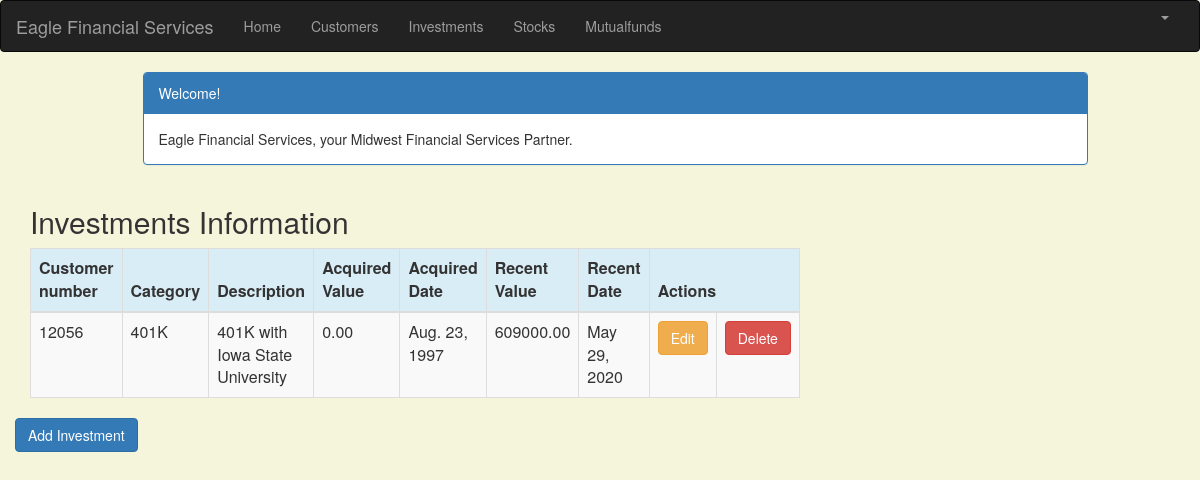
Page /investment_list (signed in) on the committed database.
### portfolio/models.py (models this page shows, shortened)
class Investment(models.Model):
    customer = models.ForeignKey(Customer, on_delete=models.CASCADE, related_name='investments')
    category = models.CharField(max_length=50)
    description = models.CharField(max_length=200)
    acquired_value = models.DecimalField(max_digits=10, decimal_places=2)
    acquired_date = models.DateField(default=timezone.now)
    recent_value = models.DecimalField(max_digits=10, decimal_places=2)
    recent_date = models.DateField(default=timezone.now, blank=True, null=True)

class Customer(models.Model):
    name = models.CharField(max_length=50)
    address = models.CharField(max_length=200)
    cust_number = models.IntegerField(blank=False, null=False)
    city = models.CharField(max_length=50)
    state = models.CharField(max_length=50)
    zipcode = models.CharField(max_length=10)
    email = models.EmailField(max_length=200)
    cell_phone = models.CharField(max_length=50)
    created_date = models.DateTimeField(
        default=timezone.now)
    updated_date = models.DateTimeField(auto_now_add=True)
    def __str__(self):
        return str(self.cust_number)

### portfolio/views.py (the view)
# urls.py: path('investment_list', views.investment_list, name='investment_list'),
@login_required
def investment_list(request):
   investments = Investment.objects.filter(recent_date__lte=timezone.now())
   return render(request, 'portfolio/investment_list.html', {'investments': investments})

### portfolio/templates/portfolio/investment_list.html (shortened to what this page needs)
{% extends 'portfolio/base.html' %}
{% block content %}
<html>
  <head>
    <link
      rel="stylesheet"
      href="https://maxcdn.bootstrapcdn.com/bootstrap/3.3.4/css/bootstrap.min.css"
    />
  </head>
  <body>
    <div class="container">
      <div class="row">
        <div class="col-md-10 col-md-offset-1">
          <div class="panel panel-primary">
            <div class="panel-heading">Welcome!</div>
            <div class="panel-body">
              Eagle Financial Services, your Midwest Financial Services Partner.
            </div>
          </div>
        </div>
      </div>
    </div>
    <div class="row">
      <h2 style="padding-left: 15px">Investments Information</h2>
    </div>
    <div>
      <table class="table table-striped table-bordered table-hover">
        <thead>
          <tr class="bg-info">
            <th>Customer number</th>
            <th>Category</th>
            <th>Description</th>
            <th>Acquired Value</th>
            <th>Acquired Date</th>
            <th>Recent Value</th>
            <th>Recent Date</th>
            <th colspan="3">Actions</th>
          </tr>
        </thead>
        <tbody>
          {% for investment in investments %}
          <tr>
            <td>{{ investment.customer }}</td>
            <td>{{ investment.category }}</td>
            <td>{{ investment.description }}</td>
            <td>{{ investment.acquired_value }}</td>
            <td>{{ investment.acquired_date }}</td>
            <td>{{ investment.recent_value }}</td>
            <td>{{ investment.recent_date }}</td>
            <td>
              <a
                href="{% url 'portfolio:investment_edit' pk=investment.pk %}"
                class="btn btn-warning"
                >Edit</a
              >
            </td>
            <td><a href="{% url 'portfolio:investment_delete' pk=investment.pk %}"
                   onclick="return confirm('Are you sure you want to delete?')"
                   class="btn btn-danger">Delete</a>
            </td>
          </tr>
          {% endfor %}
        </tbody>
      </table>
      <div class="row">
        <a href="{% url 'portfolio:investment_new' %}"
          ><span class="btn btn-primary">Add Investment</span></a>
      </div>
    </div>
  </body>
</html>
{% endblock %}

### portfolio/templates/portfolio/investment_list.html (style rules this page uses)
body { background-color: beige; }

### rows in the picture
Investment: customer "12056", category "401K", description "401K with Iowa State University", acquired_value "0.00", acquired_date "Aug. 23, 1997", recent_value "609000.00", recent_date "May 29, 2020"
